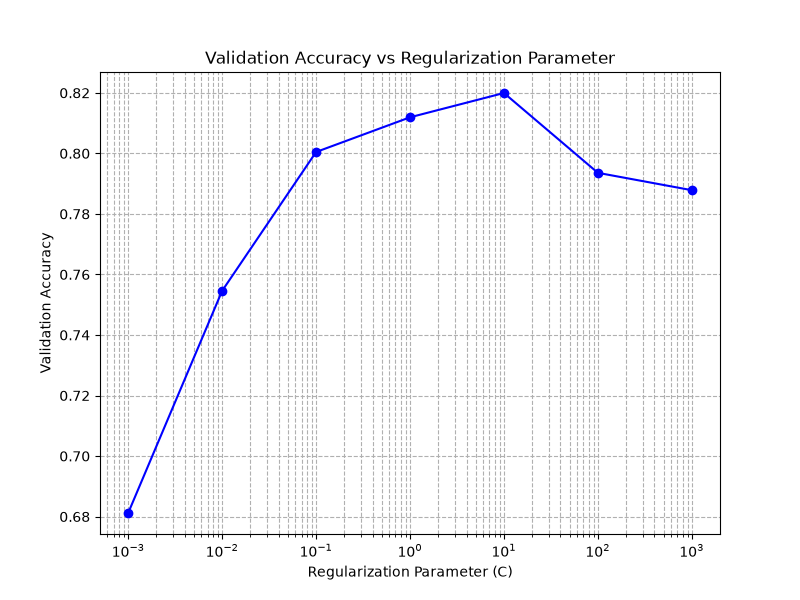

Recreate this plot in Python.
import pandas as pd
from collections import Counter
from sklearn.feature_extraction import DictVectorizer
from sklearn.linear_model import LogisticRegression
from sklearn.metrics import accuracy_score
import matplotlib.pyplot as plt

train_df = pd.read_csv('SST-2/train.tsv', sep='\t')
dev_df = pd.read_csv('SST-2/dev.tsv', sep='\t')

X_train_dict = [dict(Counter(str(row['sentence']).split())) for _, row in train_df.iterrows()]
y_train = [str(row['label']) for _, row in train_df.iterrows()]

X_dev_dict = [dict(Counter(str(row['sentence']).split())) for _, row in dev_df.iterrows()]
y_dev = [str(row['label']) for _, row in dev_df.iterrows()]

vec = DictVectorizer()
X_train = vec.fit_transform(X_train_dict)
X_dev = vec.transform(X_dev_dict)

C_values = [0.001, 0.01, 0.1, 1.0, 10.0, 100.0, 1000.0]
accuracies = []

for c in C_values:
    clf = LogisticRegression(C=c, max_iter=1000)
    clf.fit(X_train, y_train)
    y_pred = clf.predict(X_dev)
    acc = accuracy_score(y_dev, y_pred)
    accuracies.append(acc)
    print(f"C={c:<7} : 正解率 {acc:.4f}")

plt.figure(figsize=(8, 6))
plt.plot(C_values, accuracies, marker='o', linestyle='-', color='b')
plt.xscale('log')
plt.xlabel('Regularization Parameter (C)')
plt.ylabel('Validation Accuracy')
plt.title('Validation Accuracy vs Regularization Parameter')
plt.grid(True, which="both", ls="--")
plt.savefig('knock69.png')
